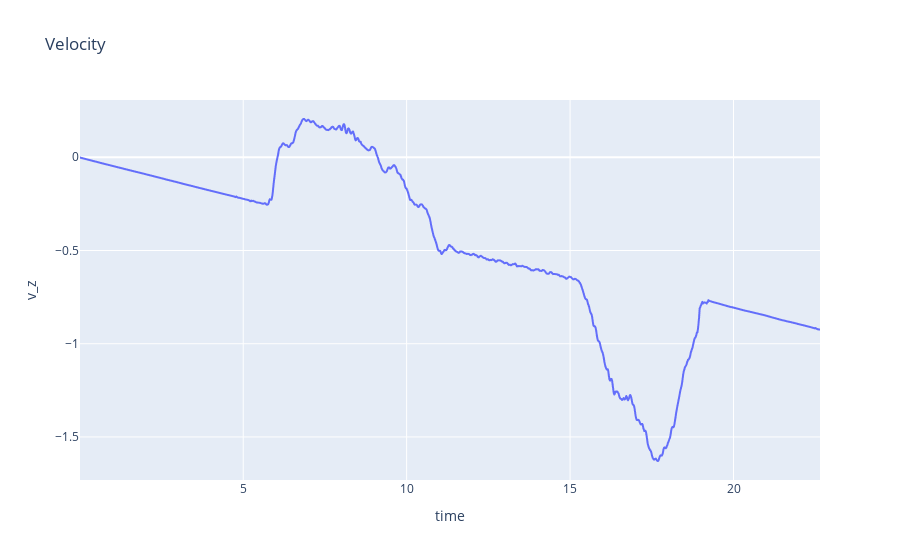

Notebook code cell kept with this figure:
### Code cell
# velocity data
px.line(df,x='time',y='v_z', title="Velocity").show()

### Figure 1 — Plotly figure (JSON) as saved in the notebook; plotly's stock layout.template omitted (floating-point values rounded to 4 significant figures; data arrays with more than 128 entries replaced by an {"elided": "..."} marker saying what was removed)
{"data": [{"hovertemplate": "time=%{x}<br>v_z=%{y}<extra></extra>", "legendgroup": "", "line": {"color": "#636efa", "dash": "solid"}, "marker": {"symbol": "circle"}, "mode": "lines", "name": "", "showlegend": false, "type": "scattergl", "x": {"elided": "1351 float values"}, "xaxis": "x", "y": {"elided": "1351 float values"}, "yaxis": "y"}], "layout": {"autosize": true, "legend": {"tracegroupgap": 0}, "title": {"text": "Velocity"}, "xaxis": {"anchor": "y", "autorange": true, "domain": [0, 1], "range": [0.006494, 22.65], "title": {"text": "time"}, "type": "linear"}, "yaxis": {"anchor": "x", "autorange": true, "domain": [0, 1], "range": [-1.731, 0.3073], "title": {"text": "v_z"}, "type": "linear"}}}
